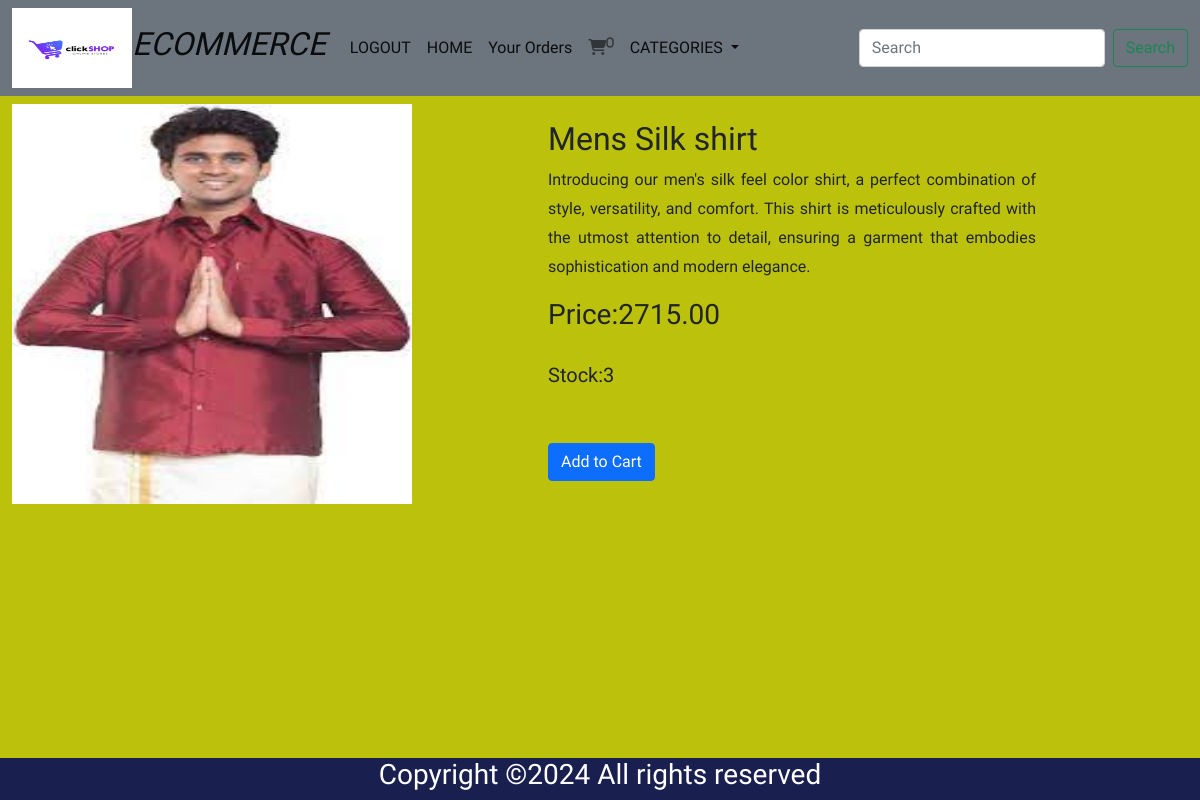
/detail/1 (signed in), run on the app's committed database.
### shop/models.py (models this page shows, shortened)
class Product(models.Model):
    name = models.CharField(max_length=20)
    desc = models.TextField()
    image = models.ImageField(upload_to='products', null=True, blank=True)
    price=models.DecimalField(max_digits=10,decimal_places=2)
    stock=models.IntegerField()
    available=models.BooleanField(default=True)
    created=models.DateTimeField(auto_now_add=True)
    update=models.DateTimeField(auto_now=True)
    category=models.ForeignKey(Category,on_delete=models.CASCADE)

### shop/views.py (the view)
# urls.py: path('detail/<int:p>',views.detail,name='detail'),
def detail(request,p):
    p = Product.objects.get(id=p)
    return render(request,'detail.html',{'p':p})

### cart/context_processors.py (called while the page is built)
def total(request):
    count=0
    if request.user.is_authenticated:
        u = request.user
        try:
            c =Cart.objects.filter(user=u)
            for i in c:
                count=count+i.quantity
        except:
            count=0
    return {'count': count}

### shop/context_processors.py (called while the page is built)
def links(request):
    c=Category.objects.all()
    return{'links':c}

### templates/detail.html
{% extends 'base.html' %}
{% load static %}
{% block content %}
<div class="container-fluid mt-6">
    <div class="row">
        <div class="col-4 me-5">
    <img class="mt-2" src="{{ p.image.url }}" height="400px" width="400px">
        </div>
        <div class="col-6 me-5 mt-2 pt-3" style="padding-left:100px;">
         <h2>{{ p.name }}</h2>
         <p style="text-align:justify;line-height:1.8;">{{ p.desc }}</p>
         <h3>Price:{{ p.price }}</h3><br>
         <h5>Stock:{{ p.stock }}</h5><br><br>
            {% if user.is_superuser == True %}
            {% if p.stock > 0 %}
            <h3 class="text-dark">In Stock</h3>
            <a href="{url 'admin:index' %}" class="btn btn-primary mt-4" style="width:300px">Add Stock</a>
            {% else %}
            <h3 class="text-dark">Out of Stock</h3>
            <a href="{% url 'admin:index' %}" class="btn btn-primary mt-4" style="width:300px">Add Stock</a>
            {% endif %}
            {% else %}
            {% if p.stock > 0%}
         <a href="{% url 'cart:addtocart' p.id %}" class="btn btn-primary" style="width=300px;">Add to Cart</a>
            {% else%}
            <h3 class="text-light">Out of Stock</h3>
            {% endif %}
            {% endif %}
        </div>
    </div>
</div>
{% endblock %}

### static/css/style.css (style rules this page uses)
body { background-color:#bcc20c; font-family: "Bungee", sans-serif; font-weight: 400; font-style: normal; }

### templates/base.html (style rules this page uses)
body { background-color:#bcc20c; font-family: "Bungee", sans-serif; font-weight: 400; font-style: normal; }

### data on the page
Product: image (picture), name "Mens Silk shirt", desc "Introducing our men's silk feel color shirt, a perfect combination of style, versatility, and comfort. This shirt is meticulously crafted with the utmost attention to detail, ensuring a garment that embodies sophistication and modern elegance.", price "2715.00", stock "3"

### other printed values
{{ count }} "0"
